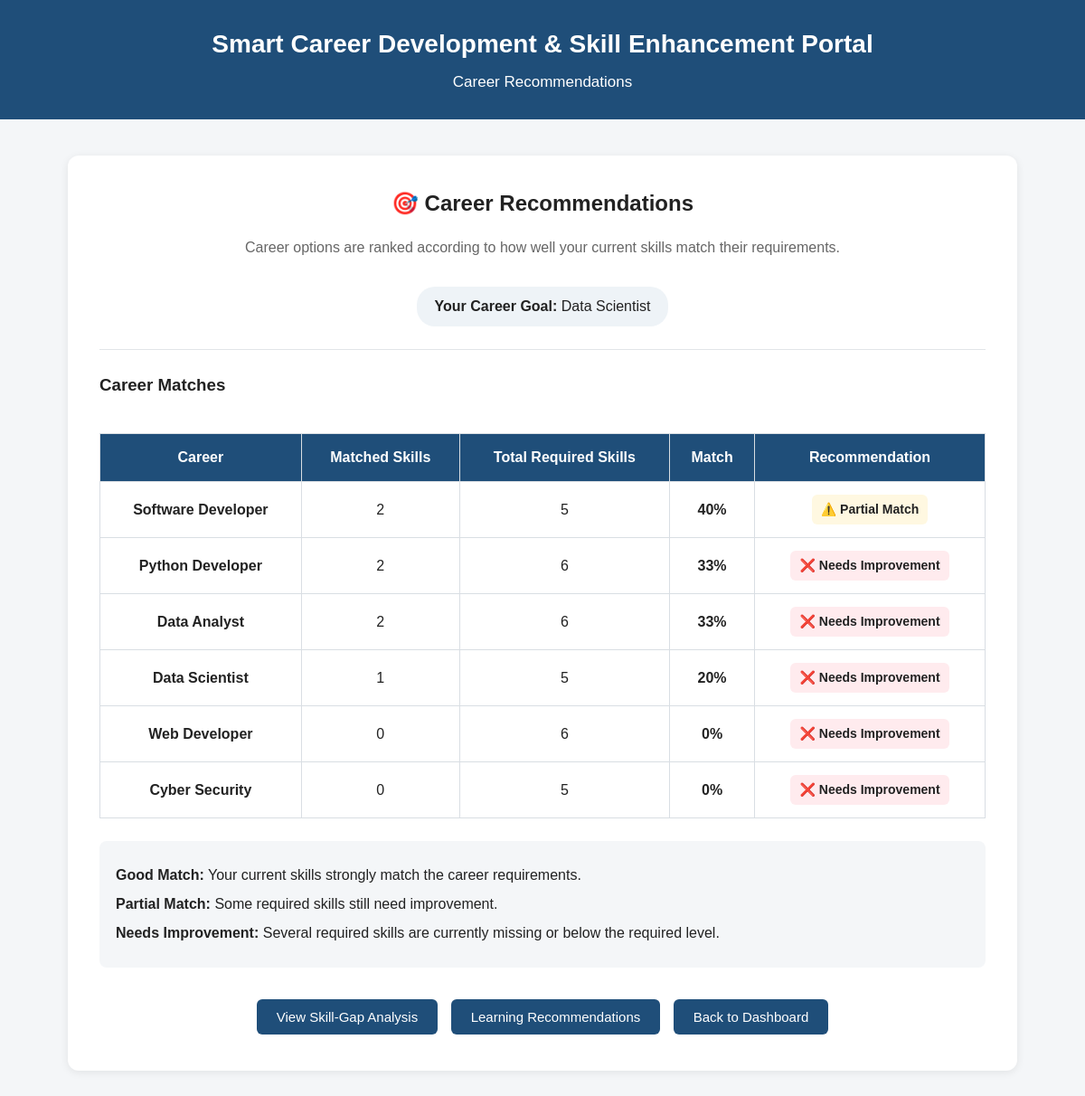
/career-recommendation (signed in), run on the app's committed database.
### models.py (models this page shows, shortened)
class Student(db.Model):
    id = db.Column(db.Integer, primary_key=True)
    name = db.Column(db.String(100), nullable=False)
    email = db.Column(db.String(100), unique=True, nullable=False)
    password = db.Column(db.String(255), nullable=False)
    course = db.Column(db.String(100))
    career_goal = db.Column(db.String(100))

class CareerSkill(db.Model):
    id = db.Column(db.Integer, primary_key=True)
    career_name = db.Column(db.String(100), nullable=False)
    skill_name = db.Column(db.String(100), nullable=False)
    required_level = db.Column(db.String(50), nullable=False)

### app.py (the view)
@app.route("/career-recommendation")
def career_recommendation():
    if "student_id" not in session:
        return redirect(url_for("login"))
    student = Student.query.get(session["student_id"])
    student_skills = Skill.query.filter_by(
        student_id=student.id
    ).all()
    skill_levels = {
        "Beginner": 1,
        "Intermediate": 2,
        "Advanced": 3
    }
    career_skills = CareerSkill.query.all()
    careers = []
    for item in career_skills:
        if item.career_name not in careers:
            careers.append(item.career_name)
    recommendations = []
    for career in careers:
        required_skills = CareerSkill.query.filter_by(
            career_name=career
        ).all()
        matched_skills = 0
        for required in required_skills:
            for student_skill in student_skills:
                if (
                    student_skill.skill_name.lower()
                    == required.skill_name.lower()
                ):
                    if (
                        skill_levels[student_skill.skill_level]
                        >= skill_levels[required.required_level]
                    ):
                        matched_skills += 1
                    break
        if len(required_skills) > 0:
            match_percentage = round(
                (matched_skills / len(required_skills)) * 100
            )
        else:
            match_percentage = 0
        recommendations.append({
            "career_name": career,
            "matched_skills": matched_skills,
            "total_skills": len(required_skills),
            "match_percentage": match_percentage
        })
    recommendations.sort(
        key=lambda x: x["match_percentage"],
        reverse=True
    )
    return render_template(
        "career_recommendation.html",
        student=student,
        recommendations=recommendations
    )

### templates/career_recommendation.html (shortened to what this page needs)
<!DOCTYPE html>
<html lang="en">
<head>
    <link rel="stylesheet"
          href="{{ url_for('static', filename='css/style.css') }}">
</head>
<body>
    <header>
        <h1>Smart Career Development & Skill Enhancement Portal</h1>
        <p>Career Recommendations</p>
    </header>
    <main>
        <section class="career-recommendation-container">
            <div class="career-recommendation-header">
                <h2>🎯 Career Recommendations</h2>
                <p>
                    Career options are ranked according to how well
                    your current skills match their requirements.
                </p>
                <div class="career-badge">
                    <strong>Your Career Goal:</strong>
                    {{ student.career_goal }}
                </div>
            </div>
            <hr>
            {% if recommendations %}
                <h3>Career Matches</h3>
                <div class="career-table-wrapper">
                    <table class="career-table">
                        <thead>
                            <tr>
                                <th>Career</th>
                                <th>Matched Skills</th>
                                <th>Total Required Skills</th>
                                <th>Match</th>
                                <th>Recommendation</th>
                            </tr>
                        </thead>
                        <tbody>
                            {% for item in recommendations %}
                                <tr>
                                    <td>
                                        <strong>
                                            {{ item.career_name }}
                                        </strong>
                                    </td>
                                    <td>
                                        {{ item.matched_skills }}
                                    </td>
                                    <td>
                                        {{ item.total_skills }}
                                    </td>
                                    <td>
                                        <strong>
                                            {{ item.match_percentage }}%
                                        </strong>
                                    </td>
                                    <td>
                                        {% if item.match_percentage >= 75 %}
                                            <span class="career-status good">
                                                ✅ Good Match
                                            </span>
                                        {% elif item.match_percentage >= 40 %}
                                            <span class="career-status partial">
                                                ⚠️ Partial Match
                                            </span>
                                        {% else %}
                                            <span class="career-status weak">
                                                ❌ Needs Improvement
                                            </span>
                                        {% endif %}
                                    </td>
                                </tr>
                            {% endfor %}
                        </tbody>
                    </table>
                </div>
                <div class="career-note">
                    <p>
                        <strong>Good Match:</strong>
                        Your current skills strongly match the career requirements.
                    </p>
                    <p>
                        <strong>Partial Match:</strong>
                        Some required skills still need improvement.
                    </p>
                    <p>
                        <strong>Needs Improvement:</strong>
                        Several required skills are currently missing or below the required level.
                    </p>
                </div>
            {% endif %}
            <div class="career-actions">
                <a href="{{ url_for('skill_gap') }}">
                    <button type="button">
                        View Skill-Gap Analysis
                    </button>
                </a>
                <a href="{{ url_for('learning_recommendation') }}">
                    <button type="button">
                        Learning Recommendations
                    </button>
                </a>
                <a href="{{ url_for('dashboard') }}">
                    <button type="button">
                        Back to Dashboard
                    </button>
                </a>
            </div>
        </section>
    </main>
</body>
</html>

### static/css/style.css (style rules this page uses)
* { box-sizing: border-box; }
body { margin: 0; font-family: Arial, sans-serif; background-color: #f4f6f8; color: #222; line-height: 1.5; }
header { background-color: #1f4e79; color: white; text-align: center; padding: 28px 20px; }
header h1 { margin: 0; font-size: 28px; }
header p { margin: 8px 0 0; font-size: 17px; }
hr { border: none; border-top: 1px solid #e1e5e8; margin: 25px 0; }
a { color: #1f4e79; text-decoration: none; }
button { padding: 11px 22px; border: none; border-radius: 6px; cursor: pointer; background-color: #1f4e79; color: white; font-size: 15px; }
table { border-collapse: collapse; background-color: white; }
th { background-color: #1f4e79; color: white; padding: 12px; }
td { background-color: white; padding: 12px; }
th, td { border: 1px solid #d9dee3; }
.career-badge { display: inline-block; margin-top: 15px; padding: 10px 20px; background-color: #eef3f7; border-radius: 20px; }
.career-recommendation-container { background-color: white; width: 90%; max-width: 1050px; margin: 40px auto; padding: 35px; border-radius: 12px; box-shadow: 0 2px 10px rgba(0, 0, 0, 0.08); }
.career-recommendation-header { text-align: center; }
.career-recommendation-header h2 { margin-top: 0; }
.career-recommendation-header p { color: #666; }
.career-table-wrapper { width: 100%; overflow-x: auto; }
.career-table { width: 100%; margin-top: 20px; text-align: center; }
.career-table th, .career-table td { padding: 14px; }
.career-status { display: inline-block; padding: 6px 10px; border-radius: 6px; font-weight: bold; font-size: 14px; }
.career-status.partial { background-color: #fff8e1; }
.career-status.weak { background-color: #ffebee; }
.career-note { background-color: #f4f6f8; padding: 18px; margin-top: 25px; border-radius: 8px; text-align: left; }
.career-note p { margin: 8px 0; }
.career-actions { text-align: center; margin-top: 30px; }
.career-actions button { margin: 5px; }

### data on the page
Student: career_goal "Data Scientist"
CareerSkill: career_name "Software Developer", matched_skills "2", total_skills "5", match_percentage "40", shows "⚠️ Partial Match"
CareerSkill: career_name "Python Developer", matched_skills "2", total_skills "6", match_percentage "33", shows "❌ Needs Improvement"
CareerSkill: career_name "Data Analyst", matched_skills "2", total_skills "6", match_percentage "33", shows "❌ Needs Improvement"
CareerSkill: career_name "Data Scientist", matched_skills "1", total_skills "5", match_percentage "20", shows "❌ Needs Improvement"
CareerSkill: career_name "Web Developer", matched_skills "0", total_skills "6", match_percentage "0", shows "❌ Needs Improvement"
CareerSkill: career_name "Cyber Security", matched_skills "0", total_skills "5", match_percentage "0", shows "❌ Needs Improvement"
